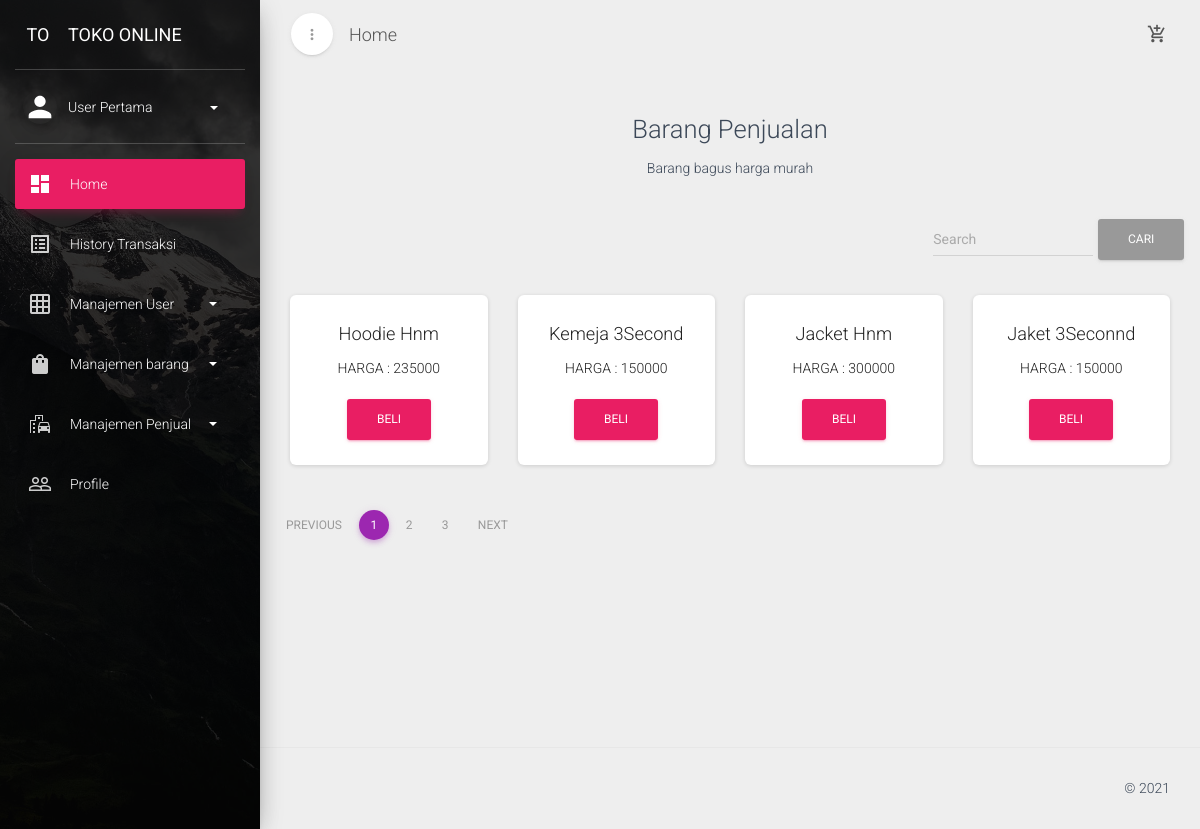
The app's page /index.php (signed in) with its own data.
### tables this page shows
CREATE TABLE `barang` (
  `barang_id` int(11) NOT NULL,
  `nama` varchar(20) NOT NULL,
  `harga` int(11) NOT NULL,
  `stock` int(11) NOT NULL,
  `penjual_id` int(11) NOT NULL
);

### pages/home.php (the view, shortened to what this page needs)
<div class="header text-center">
    <h3 class="title">Barang Penjualan</h3>
    <p class="category">
        Barang bagus harga murah
    </p>
</div>
<div class='row'>
    <div class="form-inline my-2 my-lg-0 pull-right">
      <input class="form-control mr-sm-2" name='cari' id='cari' type="search" placeholder="Search" aria-label="Search">
      <button class="btn btn-outline-success my-2 my-sm-0" type="button" onclick='cari()'>Cari</button>
    </div>
</div>
<div class="row">
<?php
$batas = 4;
$halaman = isset($_GET['halaman'])?(int)$_GET['halaman'] : 1;
$halaman_awal = ($halaman>1) ? ($halaman * $batas) - $batas : 0;
$previous = $halaman - 1;
$next = $halaman + 1;
if(isset($_GET['cari'])){
    $data = mysqli_query($koneksi,"select * from barang where nama like '%".$_GET['cari']."%'");
}else{
    $data = mysqli_query($koneksi,"select * from barang");
}
$jumlah_data = mysqli_num_rows($data);
$total_halaman = ceil($jumlah_data / $batas);
if(isset($_GET['cari'])){
    $query = mysqli_query($koneksi, "select * from barang where nama like '%".$_GET['cari']."%' limit $halaman_awal, $batas");
}else{
    $query = mysqli_query($koneksi, "select * from barang limit $halaman_awal, $batas");
}
while ($data = mysqli_fetch_assoc($query)) {
    ?>
    <div class="col-md-3">
        <div class="card">
            <div class="card-content text-center">
                <h4><?php echo $data['nama'] ?></h4>
                <h6>harga : <?php echo $data['harga'] ?></h6>
                <button class="btn btn-rose btn-fill" onclick="tambahData(<?php echo $data['barang_id'] ?>)" data-toggle="modal" data-target="#exampleModal">Beli</button>
            </div>
        </div>
    </div>
    <?php
}
?>
</div>
<div class='row'>
    <ul class="pagination justify-content-center">
    	<li class="page-item">
    		<a class="page-link" <?php if($halaman > 1){ echo "href='?url=home&halaman=$previous'"; } ?>>Previous</a>
    	</li>
    	<?php
    	for($x=1;$x<=$total_halaman;$x++){
    		?>
    		<li class="page-item <?php echo empty($_GET['halaman'])&&$x==1||$x==$_GET['halaman']?"active":""; ?>"><a class="page-link" href="?url=home&halaman=<?php echo $x ?>"><?php echo $x; ?></a></li>
    		<?php
    	}
    	?>
    	<li class="page-item">
    		<a  class="page-link" <?php if($halaman < $total_halaman) { echo "href='?url=home&halaman=$next'"; } ?>>Next</a>
    	</li>
    </ul>
</div>

### records on screen
barang: nama "Hoodie Hnm", harga "235000"
barang: nama "Kemeja 3Second", harga "150000"
barang: nama "Jacket Hnm", harga "300000"
barang: nama "Jaket 3Seconnd", harga "150000"

### other values on screen
$_SESSION['nama'] "User Pertama"
